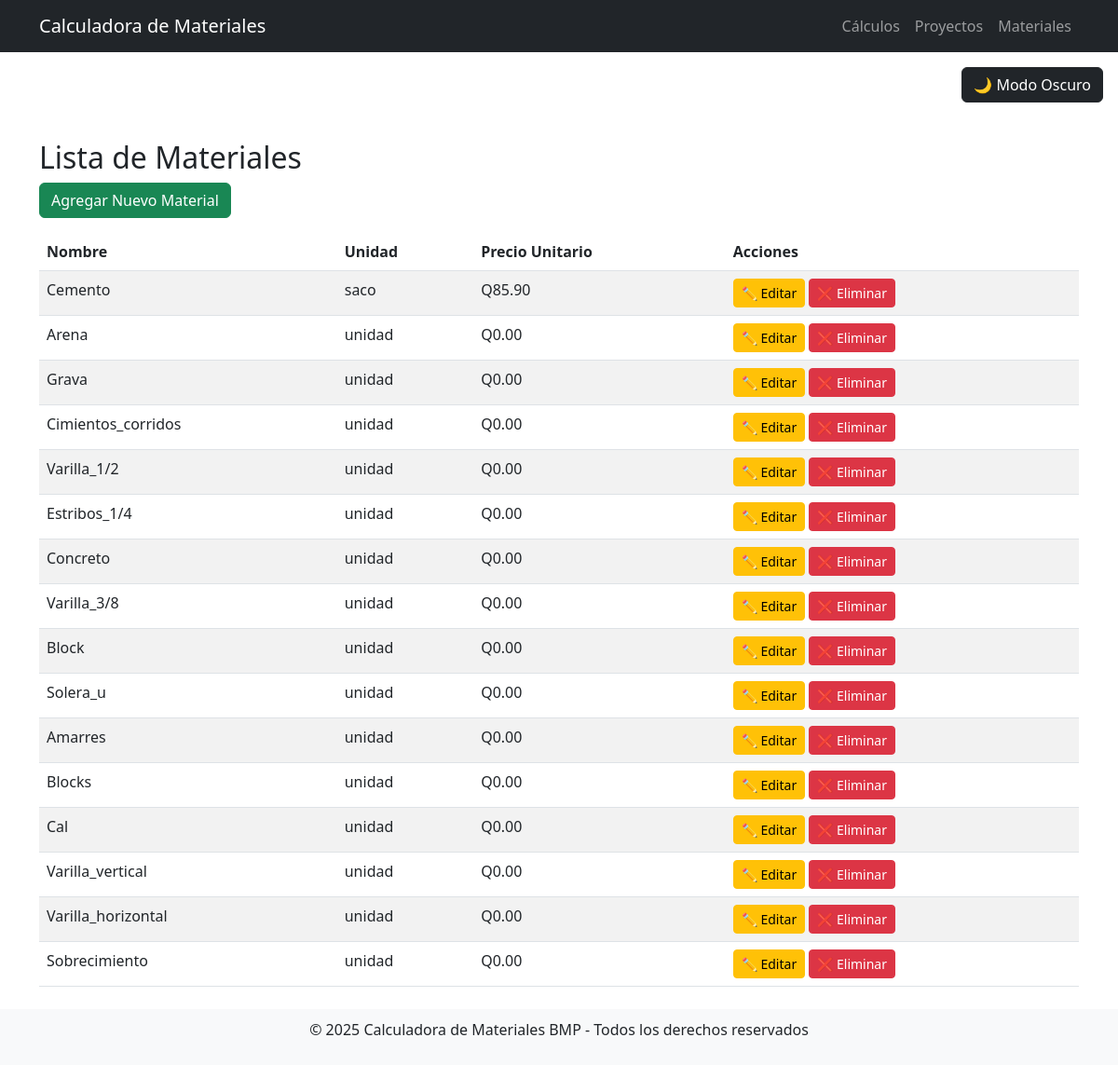
Before: /materiales/materiales/ with the older database file.
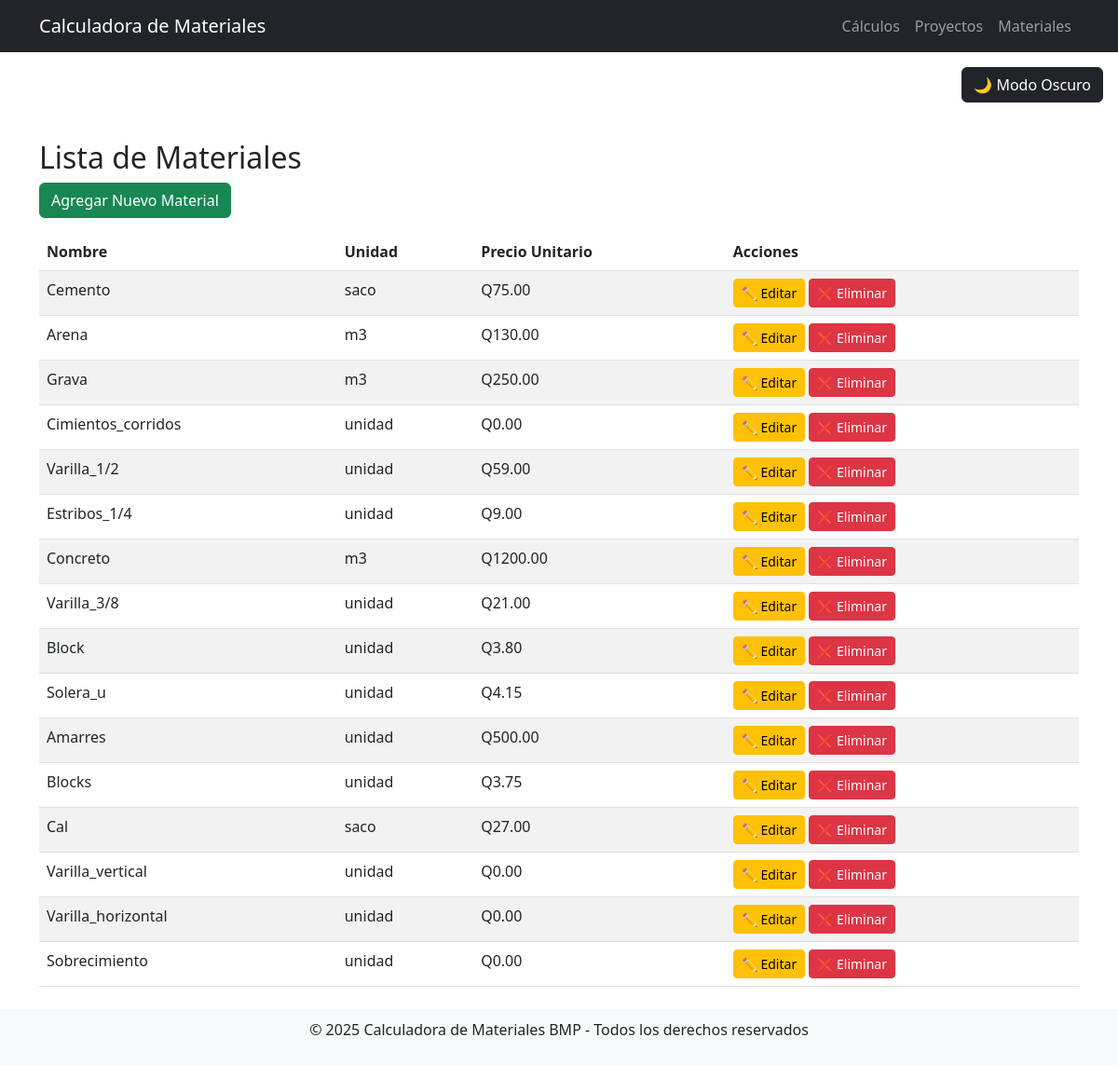
After: the same page with the newer database file.
### materiales/models.py (models this page shows, shortened)
class Material(models.Model):
    nombre = models.CharField(max_length=100, unique=True)
    unidad = models.CharField(max_length=20, choices=UNIDADES_MEDIDA, default='unidad')
    precio_unitario = models.DecimalField(max_digits=10, decimal_places=2)
    cantidad_consumida = models.FloatField(default=0.0, help_text="Cantidad total de material consumido")
    cantidad_pendiente = models.FloatField(default=0.0, help_text="Cantidad total de material pendiente")

### materiales/views.py (the view)
# urls.py: path('materiales/', lista_materiales, name='lista_materiales'),
def lista_materiales(request):
    materiales = Material.objects.all()
    return render(request, 'calculos/lista_materiales.html', {'materiales': materiales})

### calculos/templates/calculos/lista_materiales.html
{% extends 'base.html' %}
{% block content %}
    <h2>Lista de Materiales</h2>
    <a href="{% url 'calculos:agregar_material' %}" class="btn btn-success mb-3">Agregar Nuevo Material</a>
    <table class="table table-striped">
        <thead>
            <tr>
                <th>Nombre</th>
                <th>Unidad</th>
                <th>Precio Unitario</th>
                <th>Acciones</th>
            </tr>
        </thead>
        <tbody>
            {% for material in materiales %}
                <tr>
                    <td>{{ material.nombre }}</td>
                    <td>{{ material.unidad }}</td>
                    <td>Q{{ material.precio_unitario }}</td>
                    <td>
                        <a href="{% url 'calculos:editar_material' material.pk %}" class="btn btn-warning btn-sm">✏️ Editar</a>
                        <a href="{% url 'calculos:eliminar_material' material.pk %}" class="btn btn-danger btn-sm">❌ Eliminar</a>
                    </td>
                </tr>
            {% empty %}
                <tr>
                    <td colspan="4" class="text-center">No hay materiales registrados.</td>
                </tr>
            {% endfor %}
        </tbody>
    </table>
{% endblock %}

### templates/base.html (shortened to what this page needs)
<!DOCTYPE html>
<html lang="es">
<head>
    <link href="https://cdn.jsdelivr.net/npm/bootstrap@5.3.0/dist/css/bootstrap.min.css" rel="stylesheet">
	<link rel="stylesheet" href="https://cdnjs.cloudflare.com/ajax/libs/font-awesome/6.4.2/css/all.min.css">
</head>
<body>
    <nav class="navbar navbar-expand-lg navbar-dark bg-dark">
        <div class="container">
            <a class="navbar-brand" href="{% url 'home' %}">Calculadora de Materiales</a>
            <div class="collapse navbar-collapse" id="navbarNav">
                <ul class="navbar-nav ms-auto">
                    <li class="nav-item"><a class="nav-link" href="{% url 'calculos:calcular_materiales' %}">Cálculos</a></li>
                    <li class="nav-item"><a class="nav-link" href="{% url 'calculos:ver_proyectos' %}">Proyectos</a></li>
                    <li class="nav-item"><a class="nav-link" href="{% url 'calculos:gestionar_materiales' %}">Materiales</a></li>
                </ul>
            </div>
        </div>
    </nav>
    <div class="text-end p-3">
        <button onclick="toggleDarkMode()" class="btn btn-dark">🌙 Modo Oscuro</button>
    </div>
    <main class="container my-4">
        {% block content %}{% endblock %}
    </main>
    <footer>
        <p>&copy; <span id="year"></span> Calculadora de Materiales BMP - Todos los derechos reservados</p>
    </footer>
</body>
</html>

### templates/base.html (style rules this page uses)
footer { background-color: #f8f9fa; padding: 10px 0; text-align: center; position: relative; width: 100%; bottom: 0; }

Changed rows visible on the page:
changed Material "Cemento": precio_unitario "85.90" → "75.00"
changed Material "Arena": unidad "unidad" → "m3"; precio_unitario "0.00" → "130.00"
changed Material "Grava": unidad "unidad" → "m3"; precio_unitario "0.00" → "250.00"
changed Material "Varilla_1/2": precio_unitario "0.00" → "59.00"
changed Material "Estribos_1/4": precio_unitario "0.00" → "9.00"
changed Material "Concreto": unidad "unidad" → "m3"; precio_unitario "0.00" → "1200.00"
changed Material "Varilla_3/8": precio_unitario "0.00" → "21.00"
changed Material "Block": precio_unitario "0.00" → "3.80"
changed Material "Solera_u": precio_unitario "0.00" → "4.15"
changed Material "Amarres": precio_unitario "0.00" → "500.00"
changed Material "Blocks": precio_unitario "0.00" → "3.75"
changed Material "Cal": unidad "unidad" → "saco"; precio_unitario "0.00" → "27.00"
